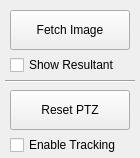
<?xml version="1.0" encoding="UTF-8"?>
<ui version="4.0">
 <class>ControlsWindow</class>
 <widget class="QMainWindow" name="ControlsWindow">
  <property name="geometry">
   <rect>
    <x>0</x>
    <y>0</y>
    <width>140</width>
    <height>158</height>
   </rect>
  </property>
  <property name="windowTitle">
   <string>Controls</string>
  </property>
  <widget class="QWidget" name="centralwidget">
   <widget class="QCheckBox" name="showResult">
    <property name="geometry">
     <rect>
      <x>10</x>
      <y>55</y>
      <width>120</width>
      <height>20</height>
     </rect>
    </property>
    <property name="text">
     <string>Show Resultant</string>
    </property>
   </widget>
   <widget class="QPushButton" name="captureButton">
    <property name="geometry">
     <rect>
      <x>10</x>
      <y>10</y>
      <width>120</width>
      <height>40</height>
     </rect>
    </property>
    <property name="text">
     <string>Fetch Image</string>
    </property>
   </widget>
   <widget class="Line" name="line">
    <property name="geometry">
     <rect>
      <x>5</x>
      <y>80</y>
      <width>130</width>
      <height>3</height>
     </rect>
    </property>
    <property name="orientation">
     <enum>Qt::Horizontal</enum>
    </property>
   </widget>
   <widget class="QCheckBox" name="shouldTrack">
    <property name="geometry">
     <rect>
      <x>10</x>
      <y>135</y>
      <width>120</width>
      <height>20</height>
     </rect>
    </property>
    <property name="text">
     <string>Enable Tracking</string>
    </property>
   </widget>
   <widget class="QPushButton" name="resetCamera">
    <property name="geometry">
     <rect>
      <x>10</x>
      <y>90</y>
      <width>120</width>
      <height>40</height>
     </rect>
    </property>
    <property name="text">
     <string>Reset PTZ</string>
    </property>
   </widget>
  </widget>
 </widget>
 <resources/>
 <connections/>
</ui>
